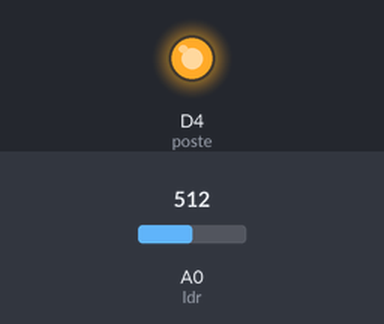
Simulated run of this sketch. Board: ESP8266 (NodeMCU). On the bench: output pins drawn as LEDs (lit = HIGH). The test bench sets the inputs (shaded band); at power-on: A0 (ldr) = 512. What the sketch prints to the serial monitor is not drawn.

Above: at 1.2 s.
1.3 s: A0 (ldr) set to 12
4.3 s: A0 (ldr) set to 9
At 5.5 s:
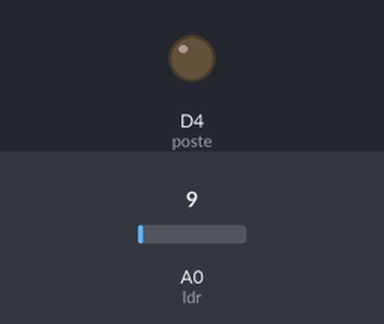
5.8 s: A0 (ldr) set to 82
7.3 s: A0 (ldr) set to 96
At 7.9 s:
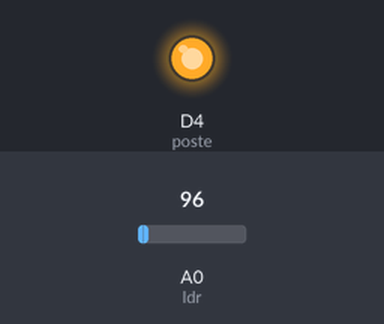
Timing chart, 0 to 9.8 s (numbered marks = the images above; inputs shaded):
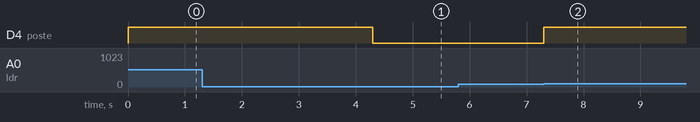

The sketch:

exercicio_2.ino
```cpp
//exercicio 2 Jean Pereira
//Iluminação publica com LDR


#define anoitecer 10
#define amanhecer 90

int ldr = A0;
int luminosidade = 0 ;
const int poste = D4;


void setup() {

  Serial.begin(115200);

pinMode(poste, OUTPUT);

}


void loop() {

 luminosidade = analogRead(ldr);
    if(luminosidade<=anoitecer)
 {
   digitalWrite(poste,LOW);    // liga LED
 }
 else if(luminosidade>=amanhecer)
 {
   digitalWrite(poste,HIGH);    //Desliga LED
 }

   Serial.print("Valor LDR=");
   Serial.println(luminosidade);

   }
```

Measured:
- the behaviour switches between 11 and 10 on A0 (ldr) (found by bisection; images 0 and 1)
- the behaviour switches between 89 and 90 on A0 (ldr) (found by bisection; images 1 and 2)
- after the input at 4.3 s, D4 (poste): HIGH → LOW at once
- after the input at 7.3 s, D4 (poste): LOW → HIGH at once
